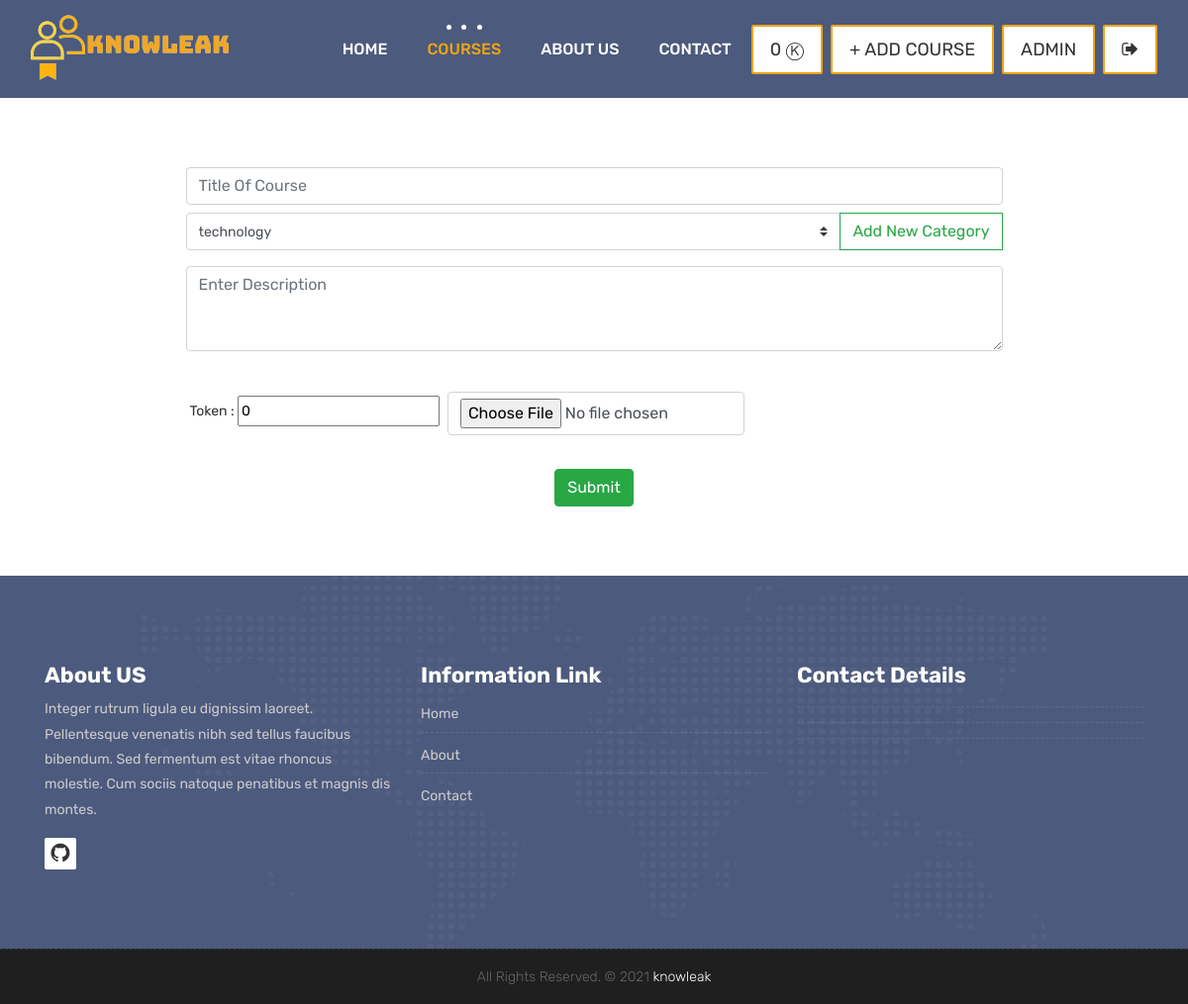
The app's page /courses/add_course/ (signed in), older data.
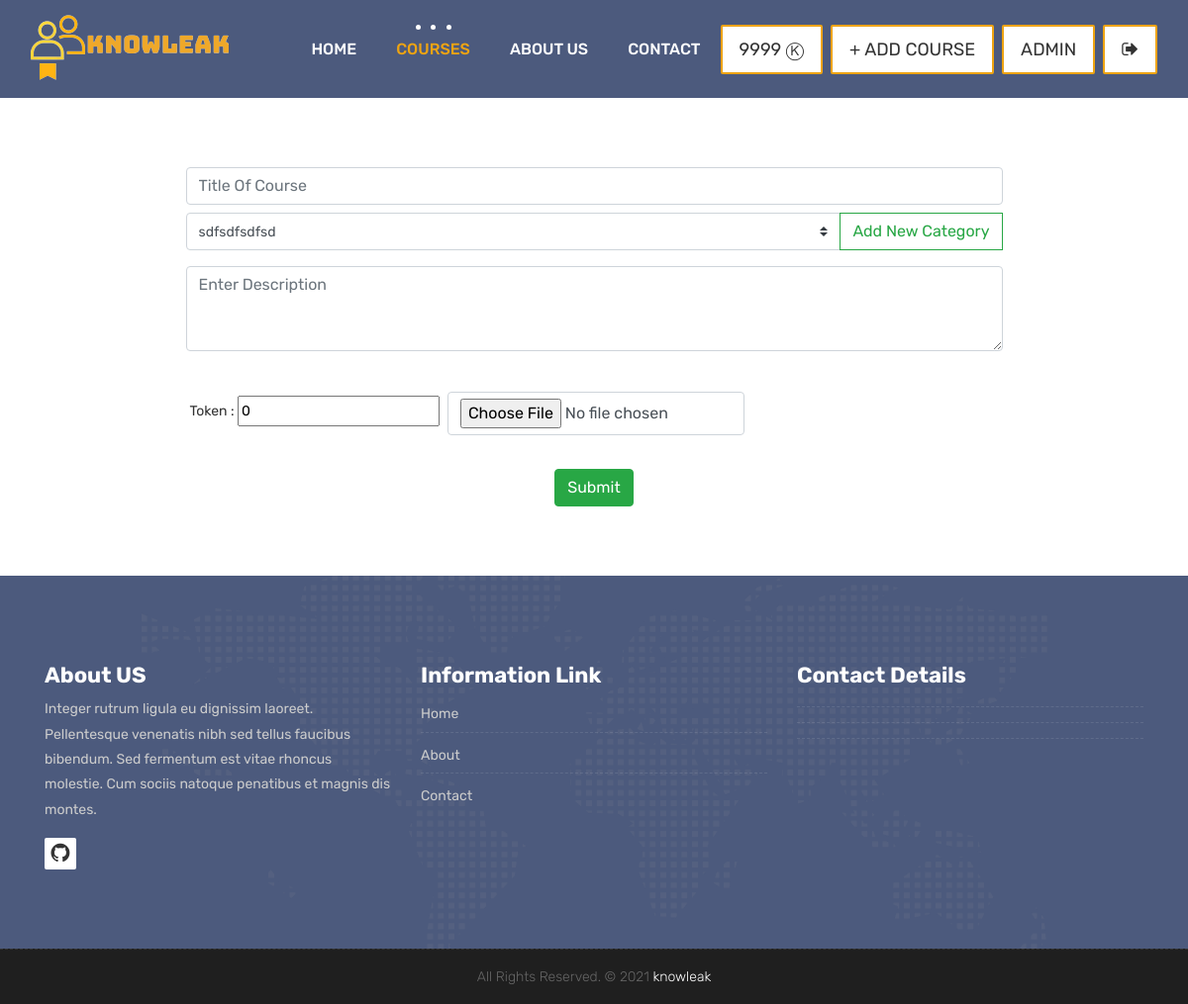
The same page, newer data.
### accounts/models.py (models this page shows, shortened)
class User(AbstractBaseUser,PermissionsMixin):
    first_name = models.CharField(max_length=150, blank=True)
    last_name = models.CharField(max_length=150, blank=True)
    username = models.CharField(max_length=150, unique=True)
    password = models.CharField(max_length=150)
    email = models.EmailField(_('email address'), unique=True)
    start_date = models.DateTimeField(default=timezone.now)
    token = models.IntegerField(default=0)
    is_staff = models.BooleanField(default=False)
    is_active = models.BooleanField(default=True)
    is_superuser = models.BooleanField(default=False)
    is_teacher = models.BooleanField(default=False)
    objects = CustomAccountManager()
    USERNAME_FIELD = 'username'
    REQUIRED_FIELDS = ['email', 'first_name', 'last_name']

### courses/views.py (the view)
# urls.py: path('add_course/', views.add_course, name="add_course"),
def add_course(request):
    teachers = User.objects.filter(is_teacher=True)
    categories = Category.objects.all()
    context = {
        'teachers' : teachers,
        'categories' : categories,
    }
    return render(request, 'add_course.html', context)

### templates/add_course.html (shortened to what this page needs)
{% extends 'partials/_base.html' %}
{% block content %}
        <div id="overviews" class="section wb">
            <div class="container">
                <div class="row" style="place-content: center;">
                    <div class="col-lg-9 blog-post-single">
                        <div class="input-group mb-2 mr-sm-2">
                            <input type="text" class="form-control" form="add_course" name="name" placeholder="Title Of Course">
                        </div>
                        <div class="input-group">
                            <select class="custom-select"  name="category" form="add_course">
                                {% for category in categories %}
                                    <option value="{{category.name}}">{{category.name}}</option>
                                {% endfor %}
                            </select>
                            <div class="input-group-append">
                                <button type="submit" class="btn btn-outline-success rounded-0" data-toggle="modal"
                                data-target="#addcategorymodal">
                                    <span>Add New Category</span>
                                </button>
                            </div>
                        </div>
                        <div class="input-group mt-3">
                            <textarea class="form-control" name="description" form="add_course" placeholder="Enter Description" rows="3"></textarea>
                        </div>
                        <div class="input-group mt-3">
                            <div class="ml-1" style="align-self: center;">
                                <label for="quantity">Token :</label>
                                <input type="number" name="token" form="add_course" min="0" value="0">
                           </div>
                           <div class="mb-4 ml-2" style="width: 300px; ">
                            <input class="form-control" type="file" id="formFile" name="image" form="add_course" accept=".jpeg, .svg, .gif">
                          </div>
                        </div>
                        <div style="text-align-last:center;margin-top: 10px;">
                            <input type="submit" value="Submit" class="btn btn-success" form="add_course">
                        </div>
                    </div>
                </div>
            </div>
        </div>
{% endblock %}

### templates/partials/_navbar.html (shortened to what this page needs)
{% load static %}
<header class="top-navbar">
    <nav class="navbar navbar-expand-lg navbar-light bg-light">
        <div class="container-fluid">
            <a class="navbar-brand" href="{% url 'index' %}">
                <img src="{% static 'images/main.png' %}" style="width: 200px; margin-top: 5px;" alt="asdsadsad" />
            </a>
            <div class="collapse navbar-collapse" id="navbars-host">
                <ul class="navbar-nav ml-auto">
                    <li class="nav-item {% if '/' == request.path %} active {% endif %}"><a class="nav-link" href="{% url 'index' %}">Home</a></li>
                    {% if user.is_authenticated %}
                    <li class="nav-item {% if 'courses' in request.path %} active {% endif %}"><a class="nav-link" href="{% url 'courses' %}">Courses</a></li>
                    {% endif %}
                    <li class="nav-item {% if 'about' in request.path %} active {% endif %}"><a class="nav-link" href="{% url 'about' %}">About Us</a></li>
                    <li class="nav-item {% if 'contact' in request.path %} active {% endif %}"><a class="nav-link" href="{% url 'contact' %}">Contact</a></li>
                </ul>
                <ul class="nav navbar-nav navbar-right">
                    {% if user.is_authenticated %}
                        <li><a class="hover-btn-new log orange mr-2"><span>{{user.token}} ⓚ </span></a></li>
                    {% endif %}
                    {% if user.is_teacher %}
                        <li><a class="hover-btn-new log orange mr-2" href="{% url 'add_course' %}"><span>+ Add Course</span></a></li>
                    {% endif %}
                    {% if user.is_authenticated %}
                        <li><a class="hover-btn-new log orange mr-2" href="{% url 'dashboard' %}"><span>{{user.username}}</span></a></li>
                        <li><a class="hover-btn-new log orange" href="javascript:{document.getElementById('logout').submit()}"><span><i class="fa fa-sign-out"></i></span></a>
                        </li>
                        {% else %}
                        <li><a class="hover-btn-new log orange mr-2" href="{% url 'login' %}"><span><i class="fa fa-sign-in"></i></span></a></li>
                        <li><a class="hover-btn-new log orange" href="{% url 'register' %}"><span><i class="fa fa-user-plus"></i></span></a></li>
                    {% endif %}
                </ul>
            </div>
        </div>
    </nav>
</header>

Row changes from the older to the newer data that the page shows:
changed User "ADMIN": token "0" → "9999"
Text that changed along with them:
form field category: "technology" → "sdfsdfsdfsd"
